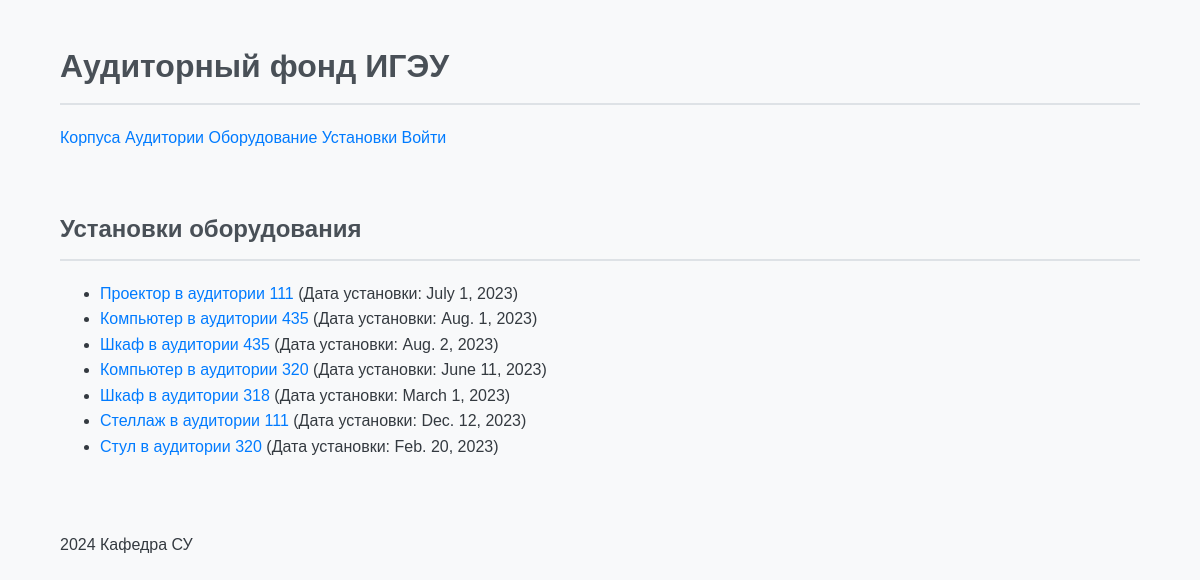
The page /installations/ on the database as committed earlier.
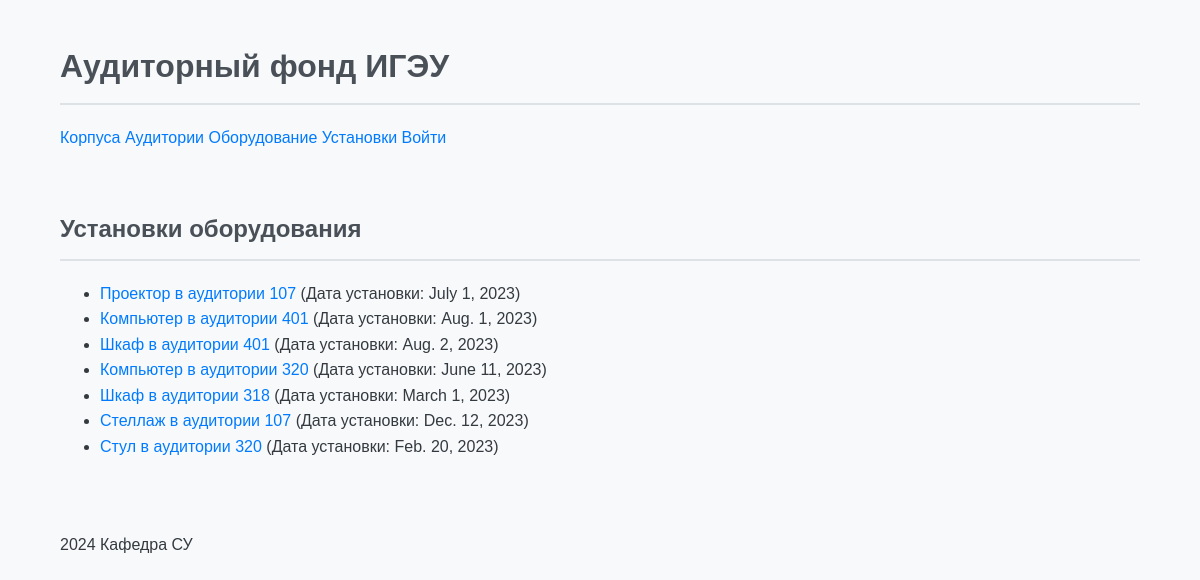
The same page on the database as committed later.
### classrooms/models.py (models this page shows, shortened)
class Installation(models.Model):
    installation_date = models.DateField()
    equipment = models.ForeignKey(Equipment, on_delete=models.CASCADE)
    room = models.ForeignKey(Room, on_delete=models.CASCADE)

class Room(models.Model):
    number = models.CharField(max_length=10, verbose_name="Номер аудитории")
    floor = models.IntegerField(verbose_name="Этаж")
    cost = models.DecimalField(max_digits=10, decimal_places=2, verbose_name="Стоимость")
    area = models.DecimalField(max_digits=10, decimal_places=2, verbose_name="Площадь")
    capacity = models.IntegerField(verbose_name="Вместимость")
    campus = models.ForeignKey('Campus', on_delete=models.CASCADE, verbose_name="Корпус")
    room_type = models.ForeignKey('RoomType', on_delete=models.CASCADE, verbose_name="Тип аудитории")
    department = models.ForeignKey('Department', on_delete=models.CASCADE, verbose_name="Факультет")
    photo = models.ImageField(upload_to='rooms/', verbose_name="Фотография", blank=True, null=True)
    name = models.CharField(max_length=100, default="Default Room")
    capacity = models.PositiveIntegerField()

class Equipment(models.Model):
    name = models.CharField(max_length=255)
    cost = models.DecimalField(max_digits=10, decimal_places=2)
    supply_date = models.DateField()
    photo = models.ImageField(upload_to='equipment_photos/', blank=True, null=True)

### classrooms/views.py (the view)
# urls.py: path('installations/', views.InstallationListView.as_view(), name='installation_list'),
class InstallationListView(ListView):
    model = Installation
    template_name = 'classrooms/installation_list.html'
    context_object_name = 'installations'

### classrooms/templates/classrooms/installation_list.html
{% extends "base_generic.html" %}
{% block content %}
  <h2>Установки оборудования</h2>
  <ul>
    {% for installation in installations %}
      <li><a href="{% url 'installation_detail' installation.pk %}">{{ installation.equipment.name }} в аудитории {{ installation.room.number }}</a> (Дата установки: {{ installation.installation_date }})</li>
    {% endfor %}
  </ul>
{% endblock %}

Rows that differ between the two databases and show on the page:
changed through a linked row, Installation "July 1, 2023": room.number "111" → "107"
changed through a linked row, Installation "Aug. 1, 2023": room.number "435" → "401"
changed through a linked row, Installation "Aug. 2, 2023": room.number "435" → "401"
changed through a linked row, Installation "Dec. 12, 2023": room.number "111" → "107"
